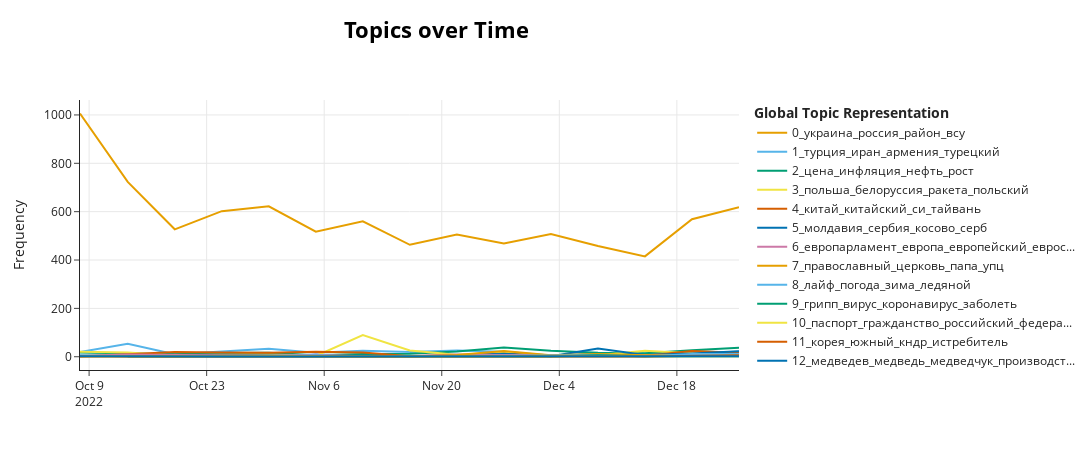

Write notebook code for a chart like this one.
### Code cell
topics_over_time = topic_model.topics_over_time(russia_esc["processed_message"], 
                                                russia_esc["post_date"], 
                                                global_tuning=True,
                                                evolution_tuning=True,
                                                nr_bins=15)

topic_model.visualize_topics_over_time(topics_over_time, top_n_topics=13)

### Figure 1 — Plotly figure (JSON) as saved in the notebook; plotly's stock layout.template omitted (floating-point values rounded to 4 significant figures)
{"data": [{"hoverinfo": "text", "hovertext": ["<b>Topic 0</b><br>Words: мост, украина, крымский, удар, россия", "<b>Topic 0</b><br>Words: украина, область, россия, всу, военный", "<b>Topic 0</b><br>Words: украина, всу, область, россия, район", "<b>Topic 0</b><br>Words: россия, украина, всу, район, направление", "<b>Topic 0</b><br>Words: украина, россия, всу, российский, район", "<b>Topic 0</b><br>Words: направление, всу, украина, район, противник", "<b>Topic 0</b><br>Words: украина, направление, всу, россия, российский", "<b>Topic 0</b><br>Words: украина, российский, россия, всу, район", "<b>Topic 0</b><br>Words: украина, россия, всу, российский, район", "<b>Topic 0</b><br>Words: украина, всу, район, направление, российский", "<b>Topic 0</b><br>Words: украина, россия, российский, область, район", "<b>Topic 0</b><br>Words: украина, район, всу, российский, россия", "<b>Topic 0</b><br>Words: украина, район, направление, российский, удар", "<b>Topic 0</b><br>Words: район, украина, россия, военный, всу", "<b>Topic 0</b><br>Words: украина, россия, район, область, всу"], "marker": {"color": "#E69F00"}, "mode": "lines", "name": "0_украина_россия_район_всу", "type": "scatter", "x": ["2022-10-07T21:59:02.400000", "2022-10-13T14:24:00", "2022-10-19T04:48:00", "2022-10-24T19:12:00", "2022-10-30T09:36:00", "2022-11-05T00:00:00", "2022-11-10T14:24:00", "2022-11-16T04:48:00", "2022-11-21T19:12:00", "2022-11-27T09:36:00", "2022-12-03T00:00:00", "2022-12-08T14:24:00", "2022-12-14T04:48:00", "2022-12-19T19:12:00", "2022-12-25T09:36:00"], "y": [1006, 723, 527, 602, 622, 517, 560, 463, 505, 468, 508, 458, 415, 569, 618]}, {"hoverinfo": "text", "hovertext": ["<b>Topic 1</b><br>Words: турция, эрдоган, турецкий, пророк, аллах", "<b>Topic 1</b><br>Words: иран, турция, израиль, россия, иранский", "<b>Topic 1</b><br>Words: турция, армения, израиль, иран, телефонный", "<b>Topic 1</b><br>Words: турция, армения, израиль, иран, эрдоган", "<b>Topic 1</b><br>Words: турция, армения, азербайджан, иран, россия", "<b>Topic 1</b><br>Words: турция, иран, армения, россия, газ", "<b>Topic 1</b><br>Words: турция, теракт, стамбул, иран, эрдоган", "<b>Topic 1</b><br>Words: турция, иран, турецкий, эрдоган, израиль", "<b>Topic 1</b><br>Words: турция, сирия, турецкий, одкб, иран", "<b>Topic 1</b><br>Words: турция, казахстан, иран, эрдоган, россия", "<b>Topic 1</b><br>Words: турция, анкара, турецкий, чтото, беспокоить", "<b>Topic 1</b><br>Words: иран, турция, россия, туркменистан, эрдоган", "<b>Topic 1</b><br>Words: турция, иран, эрдоган, сирия, ядерный", "<b>Topic 1</b><br>Words: азербайджан, армения, турция, мид, карабах", "<b>Topic 1</b><br>Words: турция, армения, иран, сирия, вопрос"], "marker": {"color": "#56B4E9"}, "mode": "lines", "name": "1_турция_иран_армения_турецкий", "type": "scatter", "x": ["2022-10-07T21:59:02.400000", "2022-10-13T14:24:00", "2022-10-19T04:48:00", "2022-10-24T19:12:00", "2022-10-30T09:36:00", "2022-11-05T00:00:00", "2022-11-10T14:24:00", "2022-11-16T04:48:00", "2022-11-21T19:12:00", "2022-11-27T09:36:00", "2022-12-03T00:00:00", "2022-12-08T14:24:00", "2022-12-14T04:48:00", "2022-12-19T19:12:00", "2022-12-25T09:36:00"], "y": [20, 54, 10, 22, 33, 17, 25, 20, 26, 21, 5, 14, 11, 10, 22]}, {"hoverinfo": "text", "hovertext": ["<b>Topic 2</b><br>Words: инфляция, цена, рост, нефть, сентябре", "<b>Topic 2</b><br>Words: рост, рецессия, инфляция, цена, экономика", "<b>Topic 2</b><br>Words: инфляция, цена, рост, промышленный, рубини", "<b>Topic 2</b><br>Words: цена, инфляция, рост, электромобиль, россия", "<b>Topic 2</b><br>Words: инфляция, нефть, цена, рост, индия", "<b>Topic 2</b><br>Words: рост, инфляция, цена, сша, россия", "<b>Topic 2</b><br>Words: инфляция, рост, цена, рекордный, нефть", "<b>Topic 2</b><br>Words: инфляция, цена, рост, страна, нефть", "<b>Topic 2</b><br>Words: цена, нефть, инфляция, рост, потолок", "<b>Topic 2</b><br>Words: цена, инфляция, нефть, потолок, актив", "<b>Topic 2</b><br>Words: нефть, потолок, цена, российский, россия", "<b>Topic 2</b><br>Words: цена, нефть, инфляция, рост, потолок", "<b>Topic 2</b><br>Words: цена, инфляция, нефть, рост, санкция", "<b>Topic 2</b><br>Words: цена, нефть, инфляция, рост, рубль", "<b>Topic 2</b><br>Words: цена, рубль, нефть, потолок, рост"], "marker": {"color": "#009E73"}, "mode": "lines", "name": "2_цена_инфляция_нефть_рост", "type": "scatter", "x": ["2022-10-07T21:59:02.400000", "2022-10-13T14:24:00", "2022-10-19T04:48:00", "2022-10-24T19:12:00", "2022-10-30T09:36:00", "2022-11-05T00:00:00", "2022-11-10T14:24:00", "2022-11-16T04:48:00", "2022-11-21T19:12:00", "2022-11-27T09:36:00", "2022-12-03T00:00:00", "2022-12-08T14:24:00", "2022-12-14T04:48:00", "2022-12-19T19:12:00", "2022-12-25T09:36:00"], "y": [18, 13, 10, 15, 16, 6, 11, 12, 22, 38, 25, 17, 14, 27, 37]}, {"hoverinfo": "text", "hovertext": ["<b>Topic 3</b><br>Words: белоруссия, польша, беларусь, группировка, лукашенко", "<b>Topic 3</b><br>Words: белоруссия, польша, белорусский, беларусь, польский", "<b>Topic 3</b><br>Words: белоруссия, беларусь, сбу, кгб, белорус", "<b>Topic 3</b><br>Words: польша, польский, белоруссия, поляк, украина", "<b>Topic 3</b><br>Words: польша, польский, поляк, пособие, белоруссия", "<b>Topic 3</b><br>Words: польша, поляк, учитевгений, копытом, войнепольский", "<b>Topic 3</b><br>Words: польша, ракета, польский, упасть, нато", "<b>Topic 3</b><br>Words: польша, ракета, польский, упасть, белоруссия", "<b>Topic 3</b><br>Words: польша, белоруссия, польский, ракета, беларусь", "<b>Topic 3</b><br>Words: польша, белоруссия, польский, белорусский, посадить", "<b>Topic 3</b><br>Words: белоруссия, польша, населённый, зачистка, метр", "<b>Topic 3</b><br>Words: польша, белоруссия, внезапный, проверка, белорусский", "<b>Topic 3</b><br>Words: белоруссия, польша, польский, поляк, беларусь", "<b>Topic 3</b><br>Words: польша, белоруссия, польский, штази, ракета", "<b>Topic 3</b><br>Words: белоруссия, польша, польский, поляк, госевска"], "marker": {"color": "#F0E442"}, "mode": "lines", "name": "3_польша_белоруссия_ракета_польский", "type": "scatter", "x": ["2022-10-07T21:59:02.400000", "2022-10-13T14:24:00", "2022-10-19T04:48:00", "2022-10-24T19:12:00", "2022-10-30T09:36:00", "2022-11-05T00:00:00", "2022-11-10T14:24:00", "2022-11-16T04:48:00", "2022-11-21T19:12:00", "2022-11-27T09:36:00", "2022-12-03T00:00:00", "2022-12-08T14:24:00", "2022-12-14T04:48:00", "2022-12-19T19:12:00", "2022-12-25T09:36:00"], "y": [21, 18, 5, 9, 9, 3, 90, 26, 8, 18, 4, 6, 25, 14, 12]}, {"hoverinfo": "text", "hovertext": ["<b>Topic 4</b><br>Words: переломить, предостерёг, взаимозависимость, несправедливодмитрий, неразумно", "<b>Topic 4</b><br>Words: китай, тайвань, китайский, си, сша", "<b>Topic 4</b><br>Words: китай, си, кпк, китайский, тайвань", "<b>Topic 4</b><br>Words: ху, китай, китайский, тайвань, цзиньтао", "<b>Topic 4</b><br>Words: китай, китайский, china, тайвань, airshow", "<b>Topic 4</b><br>Words: китай, китайский, china, тайвань, airshow", "<b>Topic 4</b><br>Words: китай, си, кнр, китайский, тайвань", "<b>Topic 4</b><br>Words: китай, китаец, кнр, цзэдун, посол", "<b>Topic 4</b><br>Words: китай, койкоместсми, кайши, чан, foxconn", "<b>Topic 4</b><br>Words: китай, китайский, тайвань, протест, кнр", "<b>Topic 4</b><br>Words: китай, протест, ситуативный, си, китайский", "<b>Topic 4</b><br>Words: китай, китайский, пекин, двусторонний, конфликт", "<b>Topic 4</b><br>Words: китай, япония, сша, тайвань, рф", "<b>Topic 4</b><br>Words: китай, си, китайский, медведев, цзиньпин", "<b>Topic 4</b><br>Words: китай, си, сша, тайвань, китайский"], "marker": {"color": "#D55E00"}, "mode": "lines", "name": "4_китай_китайский_си_тайвань", "type": "scatter", "x": ["2022-10-07T21:59:02.400000", "2022-10-13T14:24:00", "2022-10-19T04:48:00", "2022-10-24T19:12:00", "2022-10-30T09:36:00", "2022-11-05T00:00:00", "2022-11-10T14:24:00", "2022-11-16T04:48:00", "2022-11-21T19:12:00", "2022-11-27T09:36:00", "2022-12-03T00:00:00", "2022-12-08T14:24:00", "2022-12-14T04:48:00", "2022-12-19T19:12:00", "2022-12-25T09:36:00"], "y": [1, 10, 20, 18, 16, 21, 18, 2, 4, 12, 3, 5, 4, 24, 17]}, {"hoverinfo": "text", "hovertext": ["<b>Topic 5</b><br>Words: time, серб, бомбить, повиновение, молдавия", "<b>Topic 5</b><br>Words: молдавия, молдаванин, санду, майя, политик", "<b>Topic 5</b><br>Words: италия, сербия, молдавия, вакцина, косово", "<b>Topic 5</b><br>Words: сербия, молдавия, сербский, румыния, италия", "<b>Topic 5</b><br>Words: сербия, молдавия, санду, серб, молдован", "<b>Topic 5</b><br>Words: молдавия, гросу, рассуждать, задача, посольство", "<b>Topic 5</b><br>Words: молдавия, приднестровье, руководитель, леев, работник", "<b>Topic 5</b><br>Words: приштину, сообщество, электроэнергия, принеслоситуация, apăcanal", "<b>Topic 5</b><br>Words: сербия, косово, молдавия, разбить, попросить", "<b>Topic 5</b><br>Words: молдавия, сербия, санду, электричество, электроэнергия", "<b>Topic 5</b><br>Words: молдавия, серб, албанский, косов, вторгнуться", "<b>Topic 5</b><br>Words: косово, сербия, серб, молдавия, сербский", "<b>Topic 5</b><br>Words: косово, серб, сербия, kfor, сербский", "<b>Topic 5</b><br>Words: молдавия, молдавский, румыния, сербия, румынский", "<b>Topic 5</b><br>Words: сербия, косово, серб, баррикада, молдавия"], "marker": {"color": "#0072B2"}, "mode": "lines", "name": "5_молдавия_сербия_косово_серб", "type": "scatter", "x": ["2022-10-07T21:59:02.400000", "2022-10-13T14:24:00", "2022-10-19T04:48:00", "2022-10-24T19:12:00", "2022-10-30T09:36:00", "2022-11-05T00:00:00", "2022-11-10T14:24:00", "2022-11-16T04:48:00", "2022-11-21T19:12:00", "2022-11-27T09:36:00", "2022-12-03T00:00:00", "2022-12-08T14:24:00", "2022-12-14T04:48:00", "2022-12-19T19:12:00", "2022-12-25T09:36:00"], "y": [3, 5, 7, 8, 6, 3, 4, 2, 6, 12, 2, 34, 7, 13, 23]}, {"hoverinfo": "text", "hovertext": ["<b>Topic 6</b><br>Words: сад, евросоюз, ес, эштон, джунгли", "<b>Topic 6</b><br>Words: евросоюз, европейский, ес, фонд, эстония", "<b>Topic 6</b><br>Words: европа, европейский, сад, частный, евросоюз", "<b>Topic 6</b><br>Words: террористический, европа, птичка, вассал, резолюция", "<b>Topic 6</b><br>Words: ес, сумма, европа, россия, чехия", "<b>Topic 6</b><br>Words: евро, евросоюз, еврокомиссия, европейский, челик", "<b>Topic 6</b><br>Words: потемки, чехия, душа, парламент, густыелавров", "<b>Topic 6</b><br>Words: европарламент, дельфин, боррель, европейский, иероним", "<b>Topic 6</b><br>Words: европарламент, спонсор, терроризм, резолюция, государство", "<b>Topic 6</b><br>Words: европарламент, европейский, европа, резолюция, сша", "<b>Topic 6</b><br>Words: ес, финансовый, джунгли, европа, европарламент", "<b>Topic 6</b><br>Words: европарламент, кайли, европа, евросоюз, коррупция", "<b>Topic 6</b><br>Words: кайли, европарламент, евросоюз, европейский, европа", "<b>Topic 6</b><br>Words: европейский, ес, евросоюз, американский, субсидия", "<b>Topic 6</b><br>Words: европарламент, меньшинство, евросоюз, национальный, брюссель"], "marker": {"color": "#CC79A7"}, "mode": "lines", "name": "6_европарламент_европа_европейский_еврос...", "type": "scatter", "x": ["2022-10-07T21:59:02.400000", "2022-10-13T14:24:00", "2022-10-19T04:48:00", "2022-10-24T19:12:00", "2022-10-30T09:36:00", "2022-11-05T00:00:00", "2022-11-10T14:24:00", "2022-11-16T04:48:00", "2022-11-21T19:12:00", "2022-11-27T09:36:00", "2022-12-03T00:00:00", "2022-12-08T14:24:00", "2022-12-14T04:48:00", "2022-12-19T19:12:00", "2022-12-25T09:36:00"], "y": [4, 9, 7, 7, 4, 8, 2, 3, 9, 7, 5, 6, 7, 3, 4]}, {"hoverinfo": "text", "hovertext": ["<b>Topic 7</b><br>Words: православный, митрополит, упц, архетип, патриархат", "<b>Topic 7</b><br>Words: украинец, кресло, бояться, папа, зеленский", "<b>Topic 7</b><br>Words: реннер, пастор, рик, протестантский, клятва", "<b>Topic 7</b><br>Words: любить, сатанизм, родина, оскорблять, однополый", "<b>Topic 7</b><br>Words: русский, папа, жестокость, оксана, римский", "<b>Topic 7</b><br>Words: православный, ненавидеть, людейподпишитесь, алестович, признаёте", "<b>Topic 7</b><br>Words: листовка, призываться, геббельсаtmervvoenkor, тиражамив, ионафана", "<b>Topic 7</b><br>Words: православный, христианский, церковь, религиозный, канонический", "<b>Topic 7</b><br>Words: папа, православный, римский, церковь, упц", "<b>Topic 7</b><br>Words: папа, упц, римский, церковь, суета", "<b>Topic 7</b><br>Words: церковь, православный, упц, храм, канонический", "<b>Topic 7</b><br>Words: римский, убивать, папа, церковь, католический", "<b>Topic 7</b><br>Words: церковь, православный, упц, католический, сбу", "<b>Topic 7</b><br>Words: церковь, лавра, православный, религиозный, храм"], "marker": {"color": "#E69F00"}, "mode": "lines", "name": "7_православный_церковь_папа_упц", "type": "scatter", "x": ["2022-10-07T21:59:02.400000", "2022-10-13T14:24:00", "2022-10-19T04:48:00", "2022-10-24T19:12:00", "2022-11-05T00:00:00", "2022-11-10T14:24:00", "2022-11-16T04:48:00", "2022-11-21T19:12:00", "2022-11-27T09:36:00", "2022-12-03T00:00:00", "2022-12-08T14:24:00", "2022-12-14T04:48:00", "2022-12-19T19:12:00", "2022-12-25T09:36:00"], "y": [4, 2, 1, 4, 3, 1, 1, 7, 24, 6, 11, 6, 6, 7]}, {"hoverinfo": "text", "hovertext": ["<b>Topic 8</b><br>Words: лайф, погода, зима, осень, леггинсами", "<b>Topic 8</b><br>Words: дождливый, лайф, погода, тепло, зима", "<b>Topic 8</b><br>Words: зима, лайф, погода, морозыи, небесай", "<b>Topic 8</b><br>Words: аномальный, лайф, похолодание, погода, смениться", "<b>Topic 8</b><br>Words: лайф, погода, снег, метеоусловия, гололедица", "<b>Topic 8</b><br>Words: лайф, погода, зима, осадок, тёплый", "<b>Topic 8</b><br>Words: метеорологический, лайф, снегопад, надвигаться, погода", "<b>Topic 8</b><br>Words: каток, ледовый, лайф, естественный, погода", "<b>Topic 8</b><br>Words: погода, лайф, морозы, находитсяважно, затапливать", "<b>Topic 8</b><br>Words: лайф, погода, зима, прогноз, одежда", "<b>Topic 8</b><br>Words: лайф, погода, осадок, мм, ледяной", "<b>Topic 8</b><br>Words: погода, лайф, ледяной, температура, тропический", "<b>Topic 8</b><br>Words: снегопадлы, лайф, повториться, суббота, погода", "<b>Topic 8</b><br>Words: лайф, ледяной, погода, дождь, мороз", "<b>Topic 8</b><br>Words: погода, лайф, осадок, градус, температура"], "marker": {"color": "#56B4E9"}, "mode": "lines", "name": "8_лайф_погода_зима_ледяной", "type": "scatter", "x": ["2022-10-07T21:59:02.400000", "2022-10-13T14:24:00", "2022-10-19T04:48:00", "2022-10-24T19:12:00", "2022-10-30T09:36:00", "2022-11-05T00:00:00", "2022-11-10T14:24:00", "2022-11-16T04:48:00", "2022-11-21T19:12:00", "2022-11-27T09:36:00", "2022-12-03T00:00:00", "2022-12-08T14:24:00", "2022-12-14T04:48:00", "2022-12-19T19:12:00", "2022-12-25T09:36:00"], "y": [6, 1, 3, 1, 3, 6, 1, 2, 2, 2, 3, 6, 1, 11, 11]}, {"hoverinfo": "text", "hovertext": ["<b>Topic 9</b><br>Words: исследование, вирус, пандемия, лаборатория, штамм", "<b>Topic 9</b><br>Words: человекоон, вирусот, коронавирусасша, covidпод, искусственноучёные", "<b>Topic 9</b><br>Words: вирусолог, эксперт, переквалифицироваться, коронавирус, экстренно", "<b>Topic 9</b><br>Words: сравнение, ноябрь, летальный, выздоровление, выписать", "<b>Topic 9</b><br>Words: коронавирус, исследованиемпромежуточный, тестировалиминобороны, пандемия, сенат", "<b>Topic 9</b><br>Words: противовирусный, кератите, конъюнктивит, интерферона, доклинический", "<b>Topic 9</b><br>Words: грипп, вирус, заболеть, свиной, тамифлю", "<b>Topic 9</b><br>Words: грипп, дезинфекционный, организацийобеспечить, кратность, рекордпутин", "<b>Topic 9</b><br>Words: грипп, вирус, заболеваемость, орви, роспотребнадзор", "<b>Topic 9</b><br>Words: коронавирус, грипп, инфекция, медучреждение, распространение"], "marker": {"color": "#009E73"}, "mode": "lines", "name": "9_грипп_вирус_коронавирус_заболеть", "type": "scatter", "x": ["2022-10-13T14:24:00", "2022-10-24T19:12:00", "2022-10-30T09:36:00", "2022-11-05T00:00:00", "2022-11-21T19:12:00", "2022-12-03T00:00:00", "2022-12-08T14:24:00", "2022-12-14T04:48:00", "2022-12-19T19:12:00", "2022-12-25T09:36:00"], "y": [1, 1, 1, 1, 2, 1, 6, 2, 2, 2]}, {"hoverinfo": "text", "hovertext": ["<b>Topic 10</b><br>Words: паспортамисми, безвизовый, служебный, приостановить, въезд", "<b>Topic 10</b><br>Words: паспорт, гражданство, заявление, российский, отметка", "<b>Topic 10</b><br>Words: паспорт, получитьэтот, упростить, соловьев, подать", "<b>Topic 10</b><br>Words: исход, паспорт, иврите, эмигрант, физический", "<b>Topic 10</b><br>Words: гражданство, тиньков, дождаться, паспорт, российский", "<b>Topic 10</b><br>Words: федерация, гражданство, российский, совершение, создавать", "<b>Topic 10</b><br>Words: гражданство, соотечественник, беларусимвд, казаковаподписаться, российский", "<b>Topic 10</b><br>Words: паспорт, сноуден, эдвард, минюст, присяга", "<b>Topic 10</b><br>Words: юрлица, предусматривать, объявление, сервис, владелец", "<b>Topic 10</b><br>Words: паспорт, гражданство, украиныдокумент, заявление, путинаtmervvoenkor"], "marker": {"color": "#F0E442"}, "mode": "lines", "name": "10_паспорт_гражданство_российский_федера...", "type": "scatter", "x": ["2022-10-07T21:59:02.400000", "2022-10-13T14:24:00", "2022-10-19T04:48:00", "2022-10-24T19:12:00", "2022-10-30T09:36:00", "2022-11-10T14:24:00", "2022-11-21T19:12:00", "2022-11-27T09:36:00", "2022-12-19T19:12:00", "2022-12-25T09:36:00"], "y": [1, 2, 1, 1, 4, 1, 1, 2, 1, 2]}, {"hoverinfo": "text", "hovertext": ["<b>Topic 11</b><br>Words: корея, южный, запуск, учение, ауг", "<b>Topic 11</b><br>Words: корея, южный, испытаниезамглавы, кндр, седьмой", "<b>Topic 11</b><br>Words: корея, самолетоврёнхап, северокорейского, северокорейских, приведение", "<b>Topic 11</b><br>Words: северокорейские, мбр, испытание, видный, пуск", "<b>Topic 11</b><br>Words: корея, hwasong, сшаhwasong, отрыв, york", "<b>Topic 11</b><br>Words: корея, кндр, испытать, испытание, новый", "<b>Topic 11</b><br>Words: корея, южный, кндр, разбиться, южнокорейский"], "marker": {"color": "#D55E00"}, "mode": "lines", "name": "11_корея_южный_кндр_истребитель", "type": "scatter", "x": ["2022-10-07T21:59:02.400000", "2022-10-24T19:12:00", "2022-10-30T09:36:00", "2022-11-05T00:00:00", "2022-12-08T14:24:00", "2022-12-14T04:48:00", "2022-12-25T09:36:00"], "y": [1, 1, 2, 1, 1, 1, 6]}, {"hoverinfo": "text", "hovertext": ["<b>Topic 12</b><br>Words: медведев, розыск, террорист, преступление, объявить", "<b>Topic 12</b><br>Words: медведев, предприятие, производство, бпла, медведь", "<b>Topic 12</b><br>Words: медведев, своисточник, илону, медвежий, маска", "<b>Topic 12</b><br>Words: медведь, проекция, судный, стрелка, медведев", "<b>Topic 12</b><br>Words: медведь, аве, джокер, залужного, взломать", "<b>Topic 12</b><br>Words: медведев, сдержанно, зампред, высказаться, совбез", "<b>Topic 12</b><br>Words: медведчук, медведев, март, ялтевопрос, зависать", "<b>Topic 12</b><br>Words: медведев, физический, наращивать, принцип, производство", "<b>Topic 12</b><br>Words: медведев, медведь, всуосторожно, кадр, червонопоповки"], "marker": {"color": "#0072B2"}, "mode": "lines", "name": "12_медведев_медведь_медведчук_производст...", "type": "scatter", "x": ["2022-10-07T21:59:02.400000", "2022-10-13T14:24:00", "2022-10-19T04:48:00", "2022-10-24T19:12:00", "2022-10-30T09:36:00", "2022-11-05T00:00:00", "2022-11-21T19:12:00", "2022-12-08T14:24:00", "2022-12-25T09:36:00"], "y": [2, 1, 2, 1, 1, 1, 2, 1, 2]}], "layout": {"height": 450, "hoverlabel": {"bgcolor": "white", "font": {"family": "Rockwell", "size": 16}}, "legend": {"title": {"text": "<b>Global Topic Representation"}}, "title": {"font": {"color": "Black", "size": 22}, "text": "<b>Topics over Time</b>", "x": 0.4, "xanchor": "center", "y": 0.95, "yanchor": "top"}, "width": 1250, "xaxis": {"showgrid": true}, "yaxis": {"showgrid": true, "title": {"text": "Frequency"}}}}
